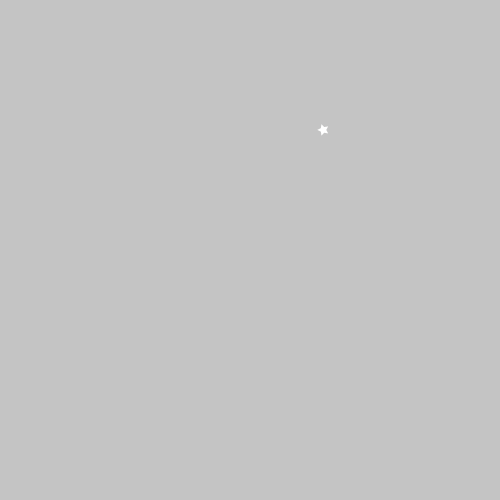
Frame 1 (no input)
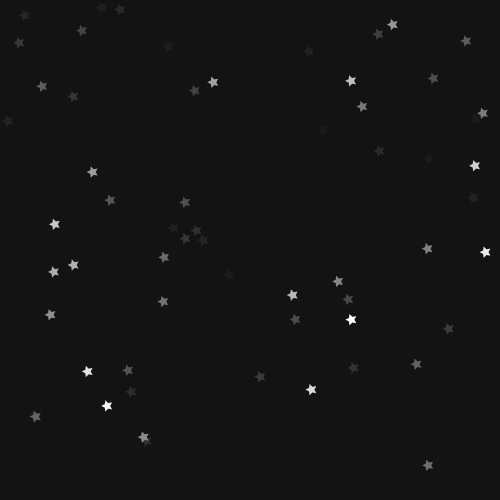
Frame 60 (the mouse pressed at the canvas centre just before this capture)
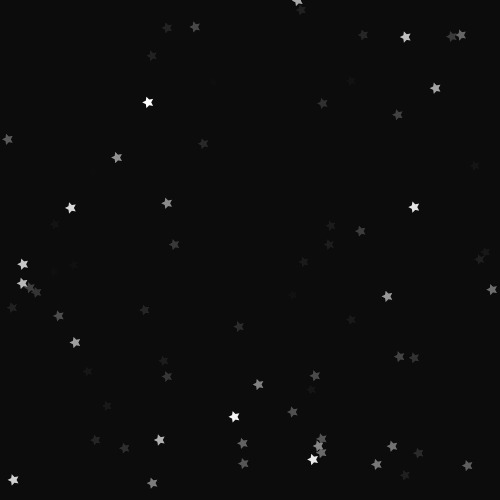
Frame 120 (the mouse held since frame 60 and released just before this capture)

The Processing sketch that drew these frames (run headless with seeded random() and noise(); from frame 60 on, the mouse is pressed at the canvas centre):

// Processing sketch: ex11_project_02
// ── ex11_project_02.pde
// 반짝이는 별 만들기

void setup() {
  size(500, 500);
}

void draw() {
  // 페이딩 효과
  noStroke();  
  fill(0, 10);  
  rect(0, 0, width, height);

  fill(255);
  star(random(width), random(height), 5.0, 3.0, 6.0);
}

void star(float x, float y, float point, float inR, float outR) {
  float angle = TWO_PI / point;
  beginShape();
  for (float i = 0.0; i < TWO_PI; i += angle) {
    float sx = x + inR * cos(i);
    float sy = y + inR * sin(i);
    vertex(sx, sy);
    sx = x + outR * cos(i + angle/2);
    sy = y + outR * sin(i + angle/2);
    vertex(sx, sy);
  }
  endShape(CLOSE);
}
